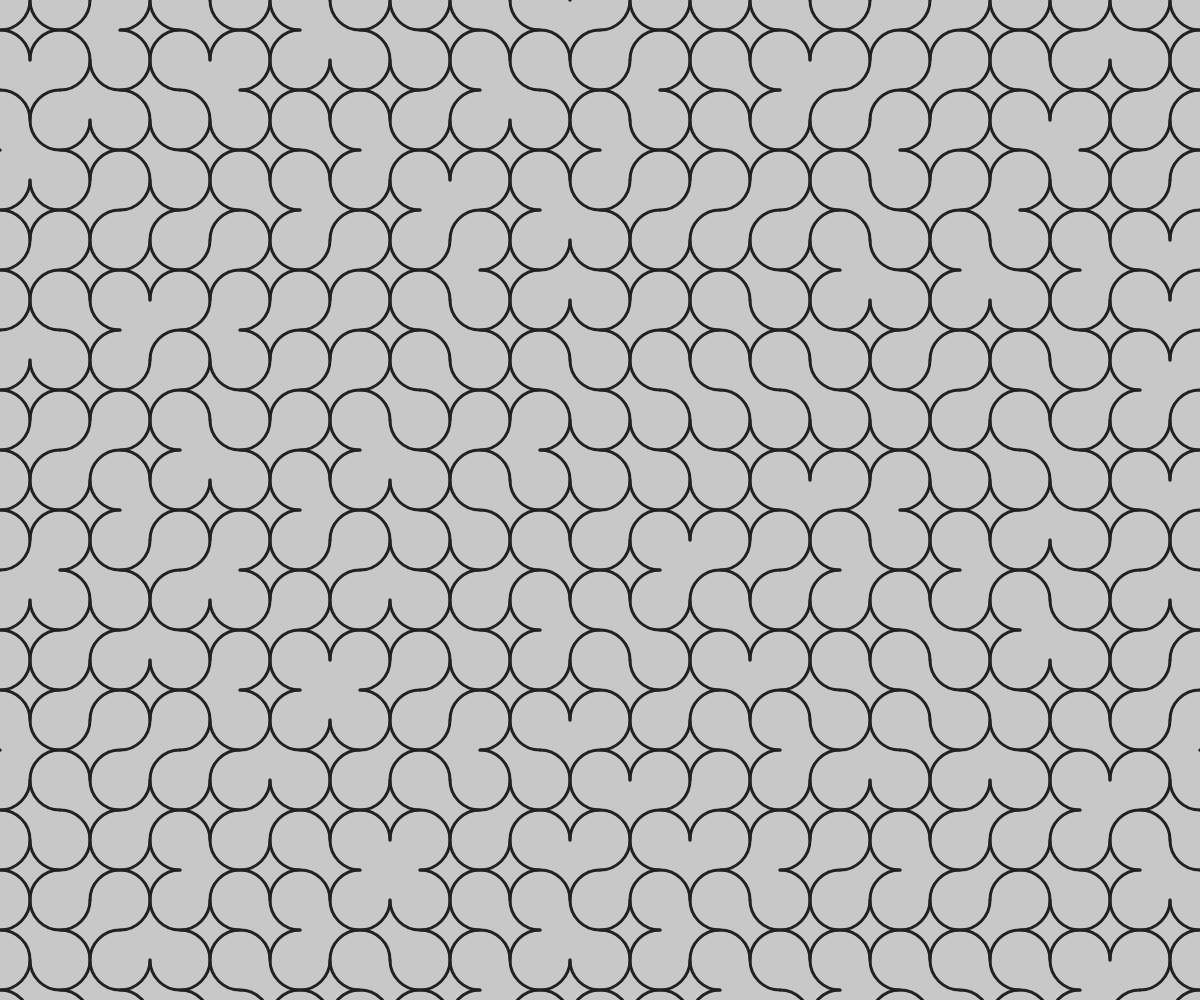
Frame 1 (no input)
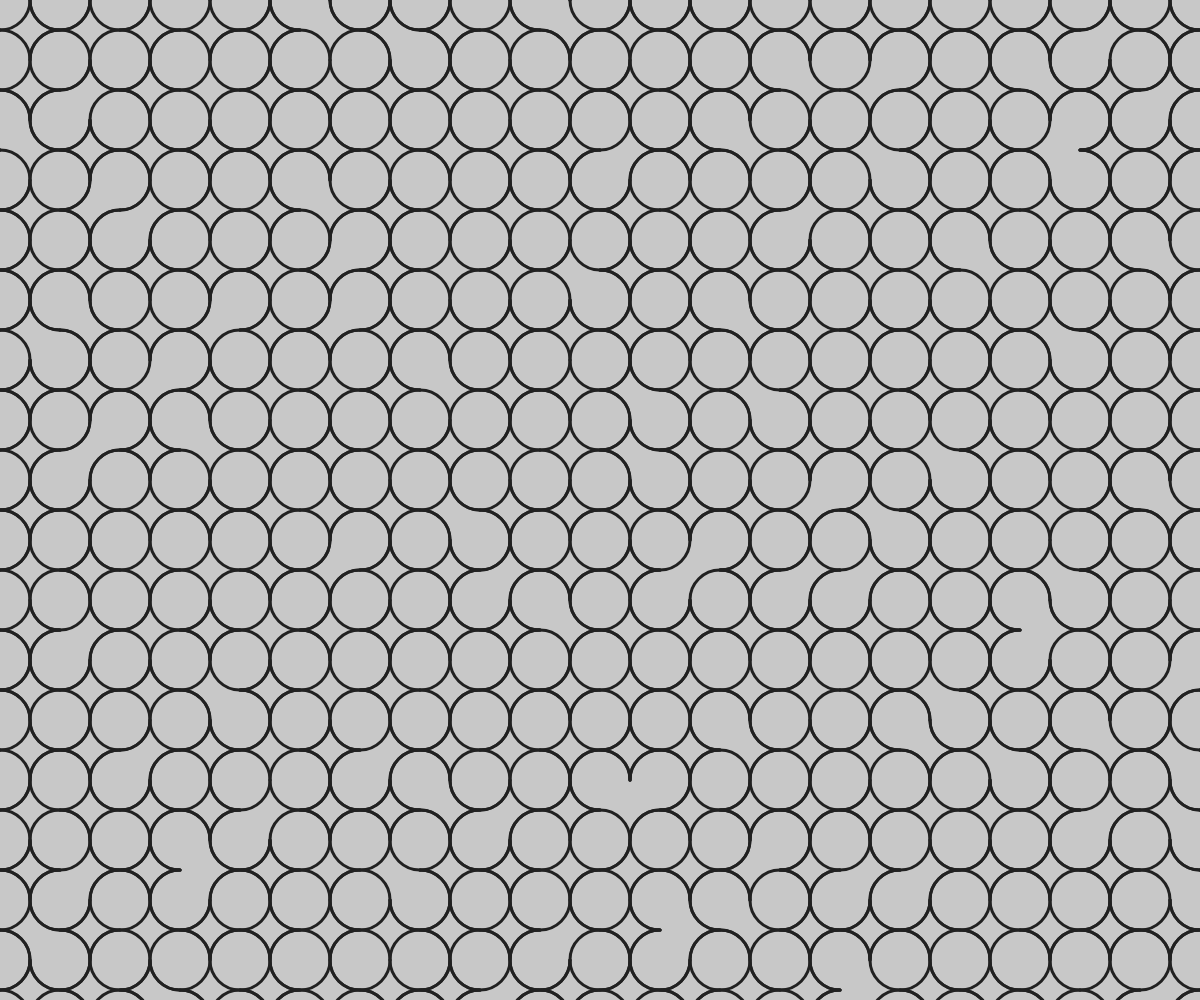
Frame 2 (the mouse pressed at the canvas centre, redrawn once)

The p5.js sketch that drew these frames (run headless with seeded random() and noise() and a simulated clock; the mouse was pressed at the canvas centre and the sketch redrawn once):

// p5.js sketch
// ── sketch.js
"use strict";
//==========
// p5.js

function setup(){
	createCanvas(windowWidth, windowHeight);
	noLoop();
	colorMode(RGB);
	angleMode(DEGREES);
	//blendMode(ADD);

	background(200);
	stroke(33);
	strokeWeight(3);
	noFill();
}

function draw(){

	let s = 60;
	let rows = height / s + 2;
	let cols = width / s + 2;
	for(let r=0; r<rows; r++){
		for(let c=0; c<cols; c++){
			let x = s * c;
			let y = s * r;
			let d = 90 * floor(random(4));
			arc(x, y, s, s, d, d+270);
		}
	}
}
